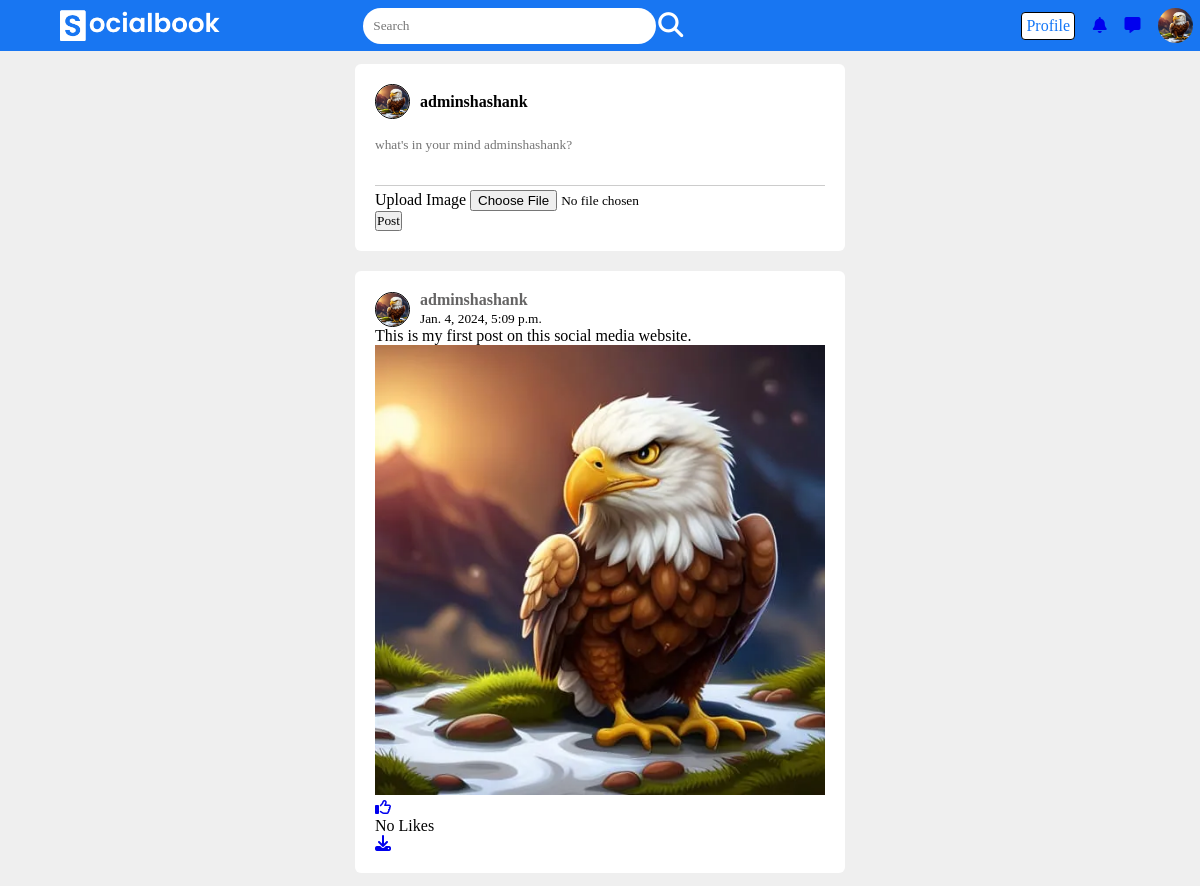
Screenshot of / (signed in) with the database file from the repository.
### core/models.py (models this page shows, shortened)
class Profile(models.Model):
    user=models.ForeignKey(User,on_delete=models.CASCADE)
    id_user=models.IntegerField()
    bio=models.TextField(blank=True)
    profileimg=models.ImageField(upload_to='Page_images/profile-pics',default="static/images/blank-profile-picture.jpeg")
    location=models.CharField(max_length=100,blank=True)

class Post(models.Model):
    id=models.UUIDField(primary_key=True, default=uuid.uuid4)
    user=models.CharField(max_length=100)
    image=models.ImageField(upload_to='Page_images/post-images')
    icon=models.ImageField(null=True,default="static/images/blank-profile-picture.jpeg")
    caption=models.TextField(blank=True)
    created_at=models.DateTimeField(default=datetime.now)
    no_of_likes=models.IntegerField(default=0)

### core/views.py (the view)
# urls.py: path('',views.index,name='index'),
@login_required(login_url='signin')
def index(request):
    user_profile=Profile.objects.get(user=request.user)
    user_following_list=[]
    user_following_list.append(request.user.username)
    feed=[]
    user_following=FollowersCount.objects.filter(follower=request.user.username)
    for users in user_following:#list of objects of FollowersCount
        user_following_list.append(users.user)#list of names of following
    for usernames in user_following_list:
        feed_lists=Post.objects.filter(user=usernames)
        feed.append(feed_lists)
    feed_list=list(chain(*feed))
    all_users=User.objects.all()
    user_following_all=[]
    for user in user_following:
        user_list=User.objects.get(username=user.user)
        user_following_all.append(user_list)
    new_suggestions_list=[x for x in list(all_users) if (x not in list(user_following_all)) ]
    current_user=User.objects.filter(username=request.user.username)
    final_suggestions_list=[x for x in list(new_suggestions_list) if (x not in list(current_user)) ]
    random.shuffle(final_suggestions_list)
    username_profile=[]
    username_profile_list=[]
    for users in final_suggestions_list:
        username_profile.append(users.id)
    for ids in username_profile:
        profile=Profile.objects.filter(id_user=ids)
        username_profile_list.append(profile)
    suggestions_username_profile_list=list(chain(*username_profile_list))
    return render(request,'index.html',{
        'user_profile':user_profile,
        'posts':feed_list,
        'suggestions_username_profile_list':suggestions_username_profile_list[:4]})

### templates/index.html (shortened to what this page needs)
<!DOCTYPE html>
{% load static %}
<html>
    <head>
        <link rel="stylesheet" href="{% static 'CSS/index-style.css' %}">
        <link rel="stylesheet" href="{% static 'CSS/base.css' %}">
    </head>
    <body>
        <nav>
            <div class="nav-left">
                <img src="{% static 'images/logo.png' %}" class="logo">
                <form action="/search" method="POST">
                    <div class="search-box">
                    <input type="text" name="username" placeholder="Search">
                    <button type="submit"><i class="fa-solid fa-magnifying-glass"></i></button>
                    </div>
                </form>
            </div>
            <div class="nav-right">
                <a id="profile" href="profile/{{user.username}}">Profile</a>
                <a href="#"><i class="fa-solid fa-bell"></i></a>
                <a href="#"><i class="fa-solid fa-message"></i></a>
                <img id="nav-img" width="35" height="35" src="{{user_profile.profileimg.url}}">
            </div>
        </nav>
        <div class="container">
            <div class="main-content">
                <div class="write-post-container">
                    <div class="user-profile">
                        <img width="35" height="35" src="{{user_profile.profileimg.url}}">
                        <strong>{{user.username}}</strong>
                    </div><br/>
                    <div class="post-input-container">
                        <form action="/upload" method="POST" enctype="multipart/form-data">
                            <textarea name="caption" rows="3" placeholder="what's in your mind {{user.username}}?"></textarea>
                            <div>
                                <label>Upload Image</label>
                                <input name="image_upload" placeholder="image" type="file"/>
                            </div>
                            <button type="submit">Post</button>
                        </form>
                    </div>
                </div>
                {% for post in posts reversed %}
                <div id={{post.id}} class="display-post-card">
                    <div class="user-profile">
                        <img width="35" height="35" src="{{post.icon}}">
                        <div>
                            <a href="/profile/{{post.user}}"><strong>{{post.user}}</strong></a><br/>
                            <small>{{post.created_at}}</small>
                        </div>
                    </div>
                    <div class="caption">
                        <p>{{post.caption}}</p>
                    </div>
                    <img width="450" src="{{post.image.url}}">
                    <div class="like-box">
                        <a href="/like-post?post_id={{post.id}}"><i class="fa-regular fa-thumbs-up"></i></a>
                        {% if post.no_of_likes == 0 %}
                        <p>No Likes</p>
                        {% elif post.no_of_likes == 1 %}
                        <p>Liked  by 1 person</p>
                        {% else %}
                        <p>Liked by {{post.no_of_likes}}persons</p>
                        {% endif %}
                    </div>
                    <a href="{{post.image.url}}" download><i class="fa-solid fa-download"></i></a>
                </div>
                {% endfor %}
            </div>
        </div>
    </body>
</html>

### static/CSS/index-style.css (style rules this page uses)
.nav-left, .nav-right { display:flex; gap:15%; align-items: center; }
.search-box { display:flex; gap:2px; align-items: center; width:350px; border-radius: 20px; padding: 0 15px; }
.search-box input { background: white; border-radius: 20px; border: 0; width:100%; padding: 10px; outline: none; }
.search-box button { border:none; background: #1876f2; }
.search-box i { color:white; background-color: #1876f2; border:0; font-size: 25px; }
#nav-img { border-radius: 50%; }
.container { display:flex; justify-content:space-between; padding: 13px 5%; }
.write-post-container { border-radius: 6px; background-color: white; padding: 20px; margin-bottom: 20px; }
.user-profile { display:flex; align-items: center; gap:10px; }
.user-profile img { border:1px solid black; border-radius: 50%; }
.post-input-container textarea { width:100%; border:0; resize:none; border-bottom:1px solid #ccc; outline: None; }
.display-post-card { background-color: white; padding:20px; border-radius: 6px; margin-top: 20px; }
.display-post-card .user-profile a { text-decoration: none; color: rgb(101, 100, 100); }
#profile { text-decoration: none; border: 1px solid black; background: white; color: #1376f7; padding: 4px; border-radius: 4px; }

### static/CSS/base.css (style rules this page uses)
* { margin: 0; padding: 0; font-family: 'poppins', 'sans-scrif'; box-sizing: border-box; }
body { background-color: #efefef; }
nav { display:flex; align-items: center; justify-content:space-between; background:#1876f2; padding: 5px 5%; position: sticky; top:0; z-index:100; }
.logo { width:160px; margin-right:45px; }

### rows the page displays
Profile: profileimg (picture)
Post: icon (picture), user "adminshashank", created_at "Jan. 4, 2024, 5:09 p.m.", caption "This is my first post on this social media website.", image (picture), no_of_likes "No Likes"

### other values shown
{{ user.username }} "adminshashank"
